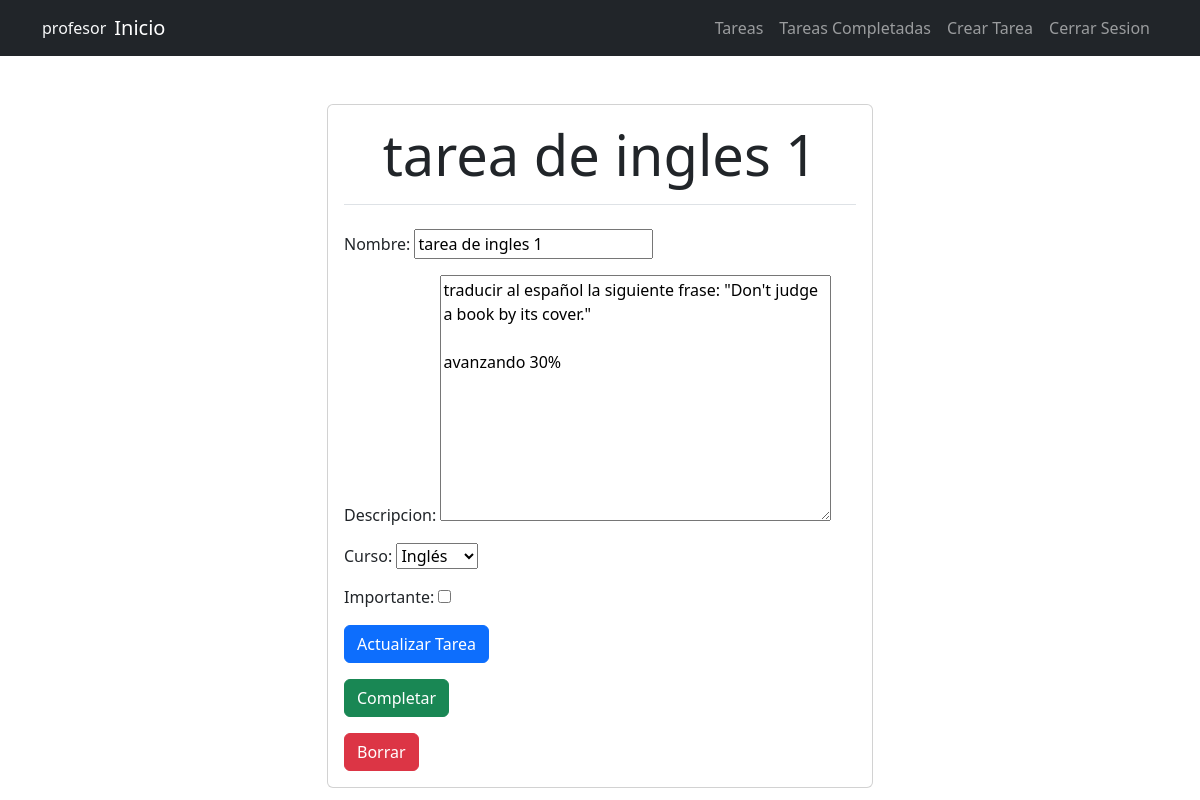
The app's page /tareas/32/ (signed in) with its own data.
### tareas/models.py (models this page shows, shortened)
class Tarea(models.Model):
    nombre = models.CharField(max_length=100)
    descripcion = models.TextField(blank=True)
    fecha_creacion = models.DateTimeField(auto_now_add=True)
    fecha_finalizacion = models.DateTimeField(null=True)
    importante = models.BooleanField(default=False)
    curso = models.PositiveSmallIntegerField(choices=Curso.CURSO_CHOICES)
    usuario = models.ForeignKey(User, on_delete=models.CASCADE)

### tareas/views.py (the view)
# urls.py: path('tareas/<int:tarea_id>/', tareas_views.detalle_tarea, name='detalle_tarea'),
@login_required
def detalle_tarea(request, tarea_id):
    curso_estudiante = obtener_curso_de_usuario(request.user.username)
    if es_profesor(request.user):
        tarea = get_object_or_404(Tarea, pk=tarea_id, usuario=request.user)
    else:
        tarea = get_object_or_404(Tarea, pk=tarea_id, curso=curso_estudiante)
    if request.method == "POST":
        form = TareaForm(request.POST, instance=tarea)
        if form.is_valid():
            form.save()
            return redirect('tareas')
        else:
            return render(request, 'tareas/detalle_tarea.html', {'tarea': tarea, 'form': form, 'error': 'Error actualizando tarea'})
    else:
        form = TareaForm(instance=tarea)
        return render(request, 'tareas/detalle_tarea.html', {'tarea': tarea, 'form': form})

### tareas/forms.py
class TareaForm(forms.ModelForm):
    curso = forms.ChoiceField(choices=Curso.CURSO_CHOICES, label='Curso')
    class Meta:
        model = Tarea
        fields = ['nombre', 'descripcion', 'curso', 'importante']

### tareas/views.py (called while the page is built)
def obtener_curso_de_usuario(username):
    if "ingles" in username:
        return Curso.INGLES
    elif "frances" in username:
        return Curso.FRANCES
    elif "espanol" in username:
        return Curso.ESPANOL
    else:
        return None

def es_profesor(user):
    return user.groups.filter(name='profesores').exists()

### tareas/templates/tareas/detalle_tarea.html (shortened to what this page needs)
{% extends 'tareas/base.html' %}
{% block content %}
<div class="container mt-5">
    <div class="row justify-content-center">
        <div class="col-md-6">
            <div class="card">
                <div class="card-body">
                    <h1 class="text-center mb-4 card-title display-4 border-bottom pb-3">{{tarea.nombre}}</h1>
                    <form method="post" class="mb-3">
                        {{form.as_p}}
                        <button class="btn btn-primary btn-block">
                            Actualizar Tarea
                        </button>
                    </form>
                    <form action="{% url 'completar_tarea' tarea.id %}" method="POST" class="mb-3">
                        <button class="btn btn-success btn-block">
                            Completar
                        </button>
                    </form>
                    <form action="{% url 'borrar_tarea' tarea.id %}" method="POST">
                        <button class="btn btn-danger btn-block">
                            Borrar
                        </button>
                    </form>
                </div>
            </div>
        </div>
    </div>
</div>
{% endblock %}

### tareas/templates/tareas/base.html (shortened to what this page needs)
<!DOCTYPE html>
<html lang="es">
<head>
    <link rel="stylesheet" href="https://cdn.jsdelivr.net/npm/bootstrap@5.3.2/dist/css/bootstrap.min.css">
    <link href="https://cdn.jsdelivr.net/npm/bootstrap-icons@1.7.2/font/bootstrap-icons.css" rel="stylesheet">
</head>
<body>
    <nav class="navbar navbar-expand-lg bg-dark navbar-dark">
      <div class="container">
          {% if user.is_authenticated %}
          <span class="navbar-text text-light">
              {{ user.username }}
          </span>
          {% endif %}
          <a class="navbar-brand ms-2" href="{% url 'home' %}">Inicio</a>
          <div class="collapse navbar-collapse" id="navbarNav">
              <ul class="navbar-nav ms-auto">
                  {% if user.is_authenticated %}
                  <li class="nav-item"><a class="nav-link" href="{% url 'tareas' %}">Tareas</a></li>
                  <li class="nav-item"><a class="nav-link" href="{% url 'tareas_completadas' %}">Tareas Completadas</a></li>
                  <li class="nav-item"><a class="nav-link" href="{% url 'crear_tarea' %}">Crear Tarea</a></li>
                  <li class="nav-item"><a class="nav-link" href="{% url 'logout' %}">Cerrar Sesion</a></li>
                  {% else %}
                  <li class="nav-item"><a class="nav-link" href="{% url 'signin' %}">Iniciar Sesion</a></li>
                  {% endif %}
              </ul>
          </div>
      </div>
  </nav>
    {% block content %}
    {% endblock %}
</body>
</html>

### records on screen
Tarea: nombre "tarea de ingles 1", descripcion "traducir al español la siguiente frase: \"Don't judge a book by its cover.\" avanzando 30%", curso "Inglés"

### other values on screen
{{ user.username }} "profesor"
